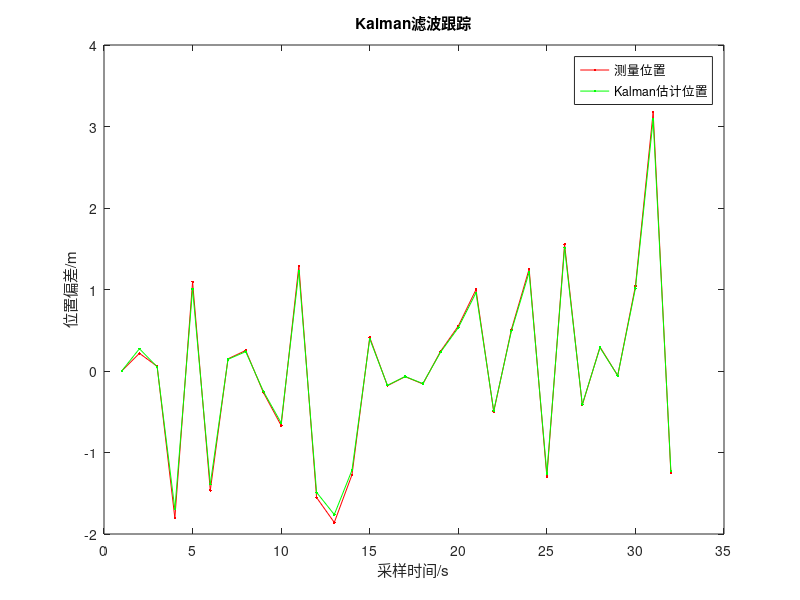
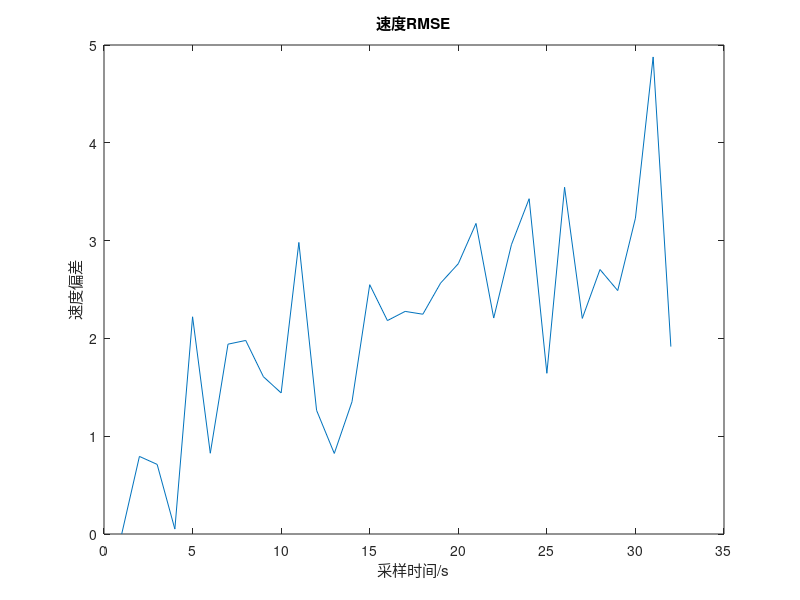
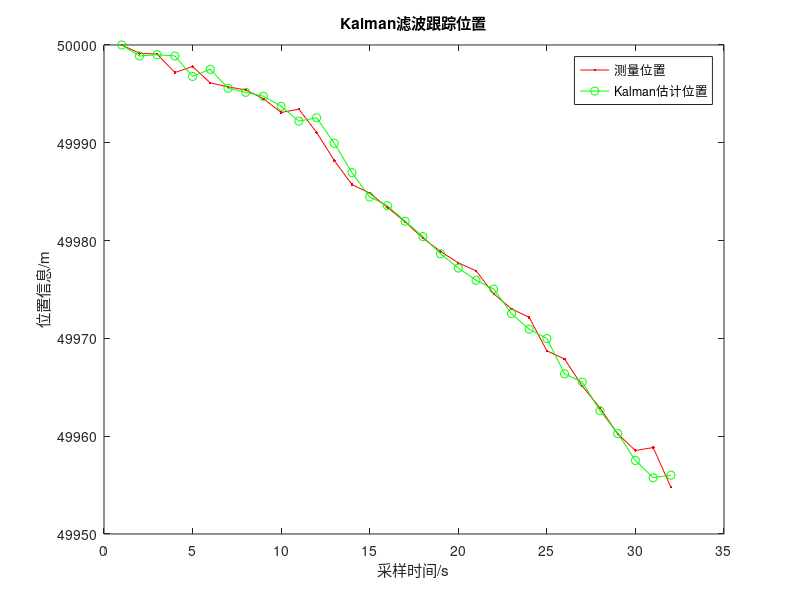
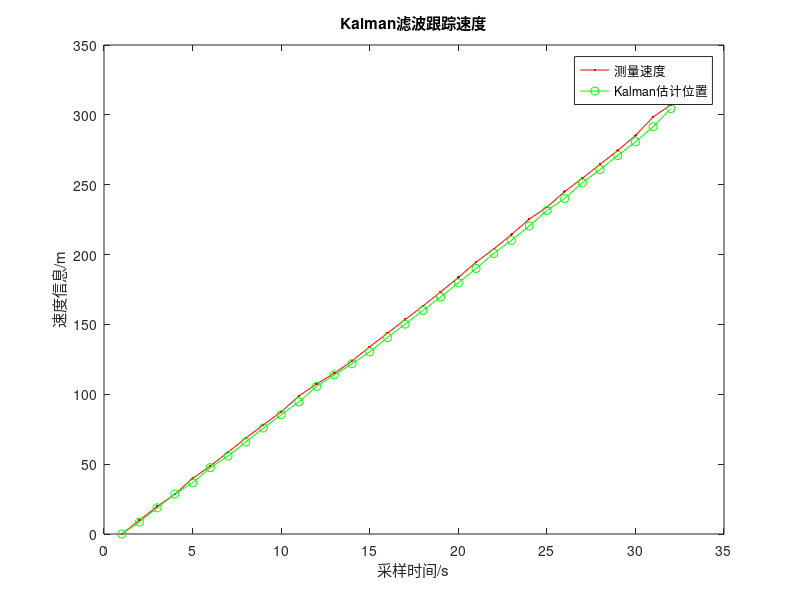

Write the MATLAB code that produced these figures, in order.
%% author: yvette-suyu
%% 2018.5.20

% Kalman
t=0.01;
N=32;
A=[1 -t;0 1];                               % 状态转移矩阵 Φ(k)
B=[-0.5*t.^2;1];
H=[1 0];                                    % 观测矩阵 H(k)
g=9.81;

X=zeros(2,N);
X(:,1)=[50000;0];                           % 目标的状态向量 X(k)
Z=zeros(1,N);
Z(1)=H*X(:,1);                              %观测量Z(k)  
P=zeros(N,2);
P0=[15 0;0 1];                            % 一步预测的协方差 P(k)
P(1,1)=P0(1,1);
P(1,2)=P0(2,2);

Xkf=zeros(2,N);
Xkf(:,1)=X(:,1);

Q = [0,0;0,0];
R =1;
W = sqrt(Q)*randn(2,N);                               % 模拟产生过程噪声(高斯分布的随机噪声)
V = sqrt(R)*randn(1,N);                               % 模拟产生测量噪声


for k=2:N

    X(:,k) = A * X(:,k-1)+g*B+V(k-1);               % 状态方程:X(k+1)=Φ(k)X(k)+G(k)V(k),其中G(k)=1
    Z(:,k)=H*X(:,k)+V(k);                           % 观测方程:Z(k+1)=H(k+1)X(k+1)+W(k+1),Z(k+1)是k+1时刻的观测值
end

% Q=std(V)^2;                                 % W(k)的协方差,std()函数用于计算标准偏差  
% R=std(W)^2;                                 % V(k)的协方差 covariance
                            

for t=2:N
    
   
    X_pred=A*Xkf(:,t-1)+g*B;
    P_pred=A*P0*A'+Q;                   % 一步预测的协方差 P(k+1|k)
    K=P_pred*H'*inv(H*P_pred*H'+R);     % 卡尔曼滤波器增益 K
    Xkf(:,t)=X_pred+K*(Z(t)-H*X_pred);  % 状态更新方程 X(k+1|k+1)=X(k+1|k)+K*(Z(k)-H*X(k+1|k))
    P0=(1-K*H)*P_pred;                  % 误差协方差的更新方程: P(k+1|k+1)=(I-K*P(k+1|k)           
          
end

% 

meassure_err_x = zeros(1,N);
kalman_err_x = zeros(1,N);
kalman_err_v = zeros(1,N);
for k=1:N
    meassure_err_x(k) = Z(k) - X(1,k);
    kalman_err_x(k) = Xkf(1,k) - X(1,k);
    kalman_err_v(k) = sqrt(0.5*(Xkf(2,k) - X(2,k))^2);
end

figure
hold on,box on;
plot(meassure_err_x,'-r.');
plot(kalman_err_x,'-g.');
legend('测量位置','Kalman估计位置');
xlabel('采样时间/s');
ylabel('位置偏差/m');
title('Kalman滤波跟踪')
figure
plot(kalman_err_v);
xlabel('采样时间/s');
ylabel('速度偏差');
title('速度RMSE')
figure
hold on,box on;
plot(Xkf(1,:),'-r.');
plot(X(1,:),'-go');
legend('测量位置','Kalman估计位置');
xlabel('采样时间/s');
ylabel('位置信息/m');
title('Kalman滤波跟踪位置')
figure
hold on,box on;
plot(Xkf(2,:),'-r.');
plot(X(2,:),'-go');
legend('测量速度','Kalman估计位置');
xlabel('采样时间/s');
ylabel('速度信息/m');
title('Kalman滤波跟踪速度')
